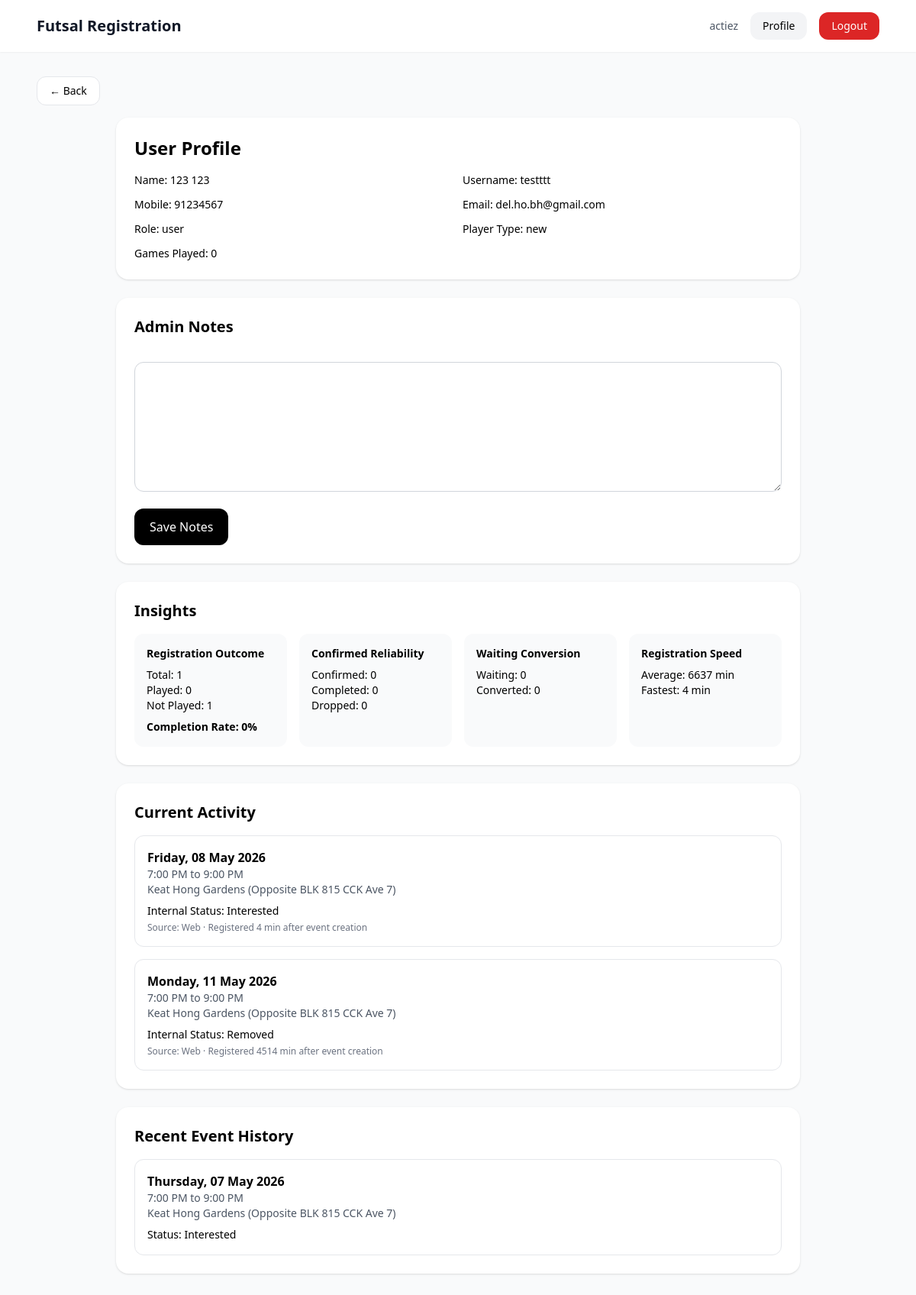
/users/9/ (signed in), run on the app's committed database.
### accounts/models.py (models this page shows, shortened)
class User(AbstractUser):
    ROLE_USER = "user"
    ROLE_ADMIN = "admin"
    ROLE_SUPERADMIN = "superadmin"
    ROLE_CHOICES = [
        (ROLE_USER, "User"),
        (ROLE_ADMIN, "Admin"),
        (ROLE_SUPERADMIN, "Superadmin"),
    ]
    PLAYER_NEW = "new"
    PLAYER_REGULAR = "regular"
    PLAYER_CORE = "core"
    PLAYER_NAUGHTY = "naughty"
    PLAYER_TYPE_CHOICES = [
        (PLAYER_NEW, "New"),
        (PLAYER_REGULAR, "Regular"),
        (PLAYER_CORE, "Core"),
        (PLAYER_NAUGHTY, "Naughty"),
    ]
    role = models.CharField(max_length=20, choices=ROLE_CHOICES, default=ROLE_USER)
    player_type = models.CharField(max_length=20, choices=PLAYER_TYPE_CHOICES, default=PLAYER_NEW)
    mobile_number = models.CharField(max_length=30, blank=True)
    games_played_count = models.PositiveIntegerField(default=0)
    email_verified = models.BooleanField(default=False)
    admin_notes = models.TextField(blank=True, default="")
    def is_admin_level(self):
        return self.is_authenticated and (
            self.is_superuser or self.role in {self.ROLE_ADMIN, self.ROLE_SUPERADMIN}
        )

### registrations/models.py (models this page shows, shortened)
class EventRegistration(models.Model):
    STATUS_INTERESTED = "interested"
    STATUS_PLAYING = "playing"
    STATUS_WAITING = "waiting"
    STATUS_BACKUP = "backup"
    STATUS_REMOVED = "removed"
    STATUS_CHOICES = [
        (STATUS_INTERESTED, "Interested"),
        (STATUS_PLAYING, "Playing"),
        (STATUS_WAITING, "Waiting"),
        (STATUS_BACKUP, "Backup"),
        (STATUS_REMOVED, "Removed"),
    ]
    SOURCE_WEB = "web"
    SOURCE_WHATSAPP = "whatsapp"
    SOURCE_ADMIN = "admin"
    SOURCE_CHOICES = [
        (SOURCE_WEB, "Web"),
        (SOURCE_WHATSAPP, "WhatsApp"),
        (SOURCE_ADMIN, "Admin"),
    ]
    event = models.ForeignKey(Event, on_delete=models.CASCADE, related_name="registrations")
    user = models.ForeignKey(settings.AUTH_USER_MODEL, on_delete=models.CASCADE, related_name="event_registrations")
    sequence_number = models.PositiveIntegerField()
    status = models.CharField(max_length=20, choices=STATUS_CHOICES, default=STATUS_INTERESTED)
    source = models.CharField(
    max_length=20,
    choices=SOURCE_CHOICES,
    default=SOURCE_WEB,
    )
    registered_at = models.DateTimeField(auto_now_add=True)
    notified_at = models.DateTimeField(null=True, blank=True)
    remarks = models.TextField(blank=True)
    @property
    def registration_delay_seconds(self):
        if self.event and self.event.created_at and self.registered_at:
            return int((self.registered_at - self.event.created_at).total_seconds())
        return None
    @property
    def registration_delay_minutes(self):
        seconds = self.registration_delay_seconds
        if seconds is None:
            return None
        return round(seconds / 60)
    class Meta:
        unique_together = ("event", "user")
        ordering = ["sequence_number"]

### events/models.py (models this page shows, shortened)
class Event(models.Model):
    STATUS_DRAFT = "draft"
    STATUS_OPEN = "open"
    STATUS_FINALIZED = "finalized"
    STATUS_COMPLETED = "completed"
    STATUS_CANCELLED = "cancelled"
    STATUS_CHOICES = [
        (STATUS_DRAFT, "Draft"),
        (STATUS_OPEN, "Open"),
        (STATUS_FINALIZED, "Finalized"),
        (STATUS_COMPLETED, "Completed"),
        (STATUS_CANCELLED, "Cancelled"),
    ]
    registration_token = models.UUIDField(
        default=uuid.uuid4,
        unique=True,
        editable=False,
    )
    event_code = models.CharField(
        max_length=20,
        unique=True,
        default=generate_event_code,
        editable=False,
    )
    title = models.CharField(max_length=255)
    start_datetime = models.DateTimeField()
    end_datetime = models.DateTimeField()
    location = models.CharField(max_length=255)
    amount_payable = models.DecimalField(max_digits=8, decimal_places=2)
    playing_slots = models.PositiveIntegerField(default=15)
    waiting_slots = models.PositiveIntegerField(default=5)
    backup_slots = models.PositiveIntegerField(default=3)
    is_private = models.BooleanField(
        default=False,
        help_text="Private events are hidden from the public event list but accessible by registration link.",
    )
    status = models.CharField(
        max_length=20,
        choices=STATUS_CHOICES,
        default=STATUS_DRAFT,
    )
    created_by = models.ForeignKey(
        settings.AUTH_USER_MODEL,
        on_delete=models.SET_NULL,
        null=True,
        related_name="created_events",
    )
    created_at = models.DateTimeField(auto_now_add=True)
    updated_at = models.DateTimeField(auto_now=True)
    class Meta:
        ordering = ["start_datetime"]
    @property
    def weekday_display(self):
        local_start = timezone.localtime(self.start_datetime)
        return local_start.strftime("%A")
    @property
    def date_display(self):
        local_start = timezone.localtime(self.start_datetime)
        return local_start.strftime("%d %B %Y")
    @property
    def time_range_display(self):
        local_start = timezone.localtime(self.start_datetime)
        local_end = timezone.localtime(self.end_datetime)
        start = local_start.strftime("%I:%M %p").lstrip("0")
        end = local_end.strftime("%I:%M %p").lstrip("0")
        return f"{start} to {end}"

### accounts/views.py (the view, shortened to what this page needs)
# urls.py: path("users/<int:user_id>/", views.admin_user_profile, name="admin_user_profile"),
@login_required
def admin_user_profile(request, user_id):
    if not request.user.is_admin_level():
        raise PermissionDenied("You do not have access to this page.")
    profile_user = get_object_or_404(User, id=user_id)
    if request.method == "POST":
        if request.POST.get("action") == "save_admin_notes":
            profile_user.admin_notes = request.POST.get("admin_notes", "")
            profile_user.save()
            messages.success(request, "Admin notes updated successfully.")
            return redirect("admin_user_profile", user_id=profile_user.id)
    current_registrations = EventRegistration.objects.filter(
        user=profile_user,
        event__start_datetime__gte=timezone.now()
    ).select_related("event").order_by("event__start_datetime")
    recent_registrations = EventRegistration.objects.filter(
        user=profile_user,
        event__start_datetime__lt=timezone.now()
    ).select_related("event").order_by("-event__start_datetime")[:5]
    all_regs = EventRegistration.objects.filter(user=profile_user).select_related("event")
    now = timezone.now()
    past_regs = [r for r in all_regs if r.event.end_datetime and r.event.end_datetime < now]
    total_registered = len(past_regs)
    played = len([r for r in past_regs if r.status == "playing"])
    not_played = total_registered - played
    confirmed_playing = len([r for r in past_regs if r.status == "playing"])
    completed = confirmed_playing  # same logic for now
    dropped_after_confirmed = 0  # placeholder (we refine later)
    waiting_regs = [r for r in past_regs if r.status == "waiting"]
    waiting_total = len(waiting_regs)
    waiting_converted = 0  # placeholder (needs status logs later)
    completion_rate = 0
    if total_registered > 0:
        completion_rate = round((played / total_registered) * 100)
    reliability_tag = "Neutral"
    registration_delays = [
        reg.registration_delay_minutes
        for reg in all_regs
        if reg.registration_delay_minutes is not None
    ]
    avg_registration_speed = None
    fastest_registration_speed = None
    if registration_delays:
        avg_registration_speed = round(sum(registration_delays) / len(registration_delays))
        fastest_registration_speed = min(registration_delays)
    context = {
        "profile_user": profile_user,
        "current_registrations": current_registrations,
        "recent_registrations": recent_registrations,
        "insights": {
            "total_registered": total_registered,
            "played": played,
            "not_played": not_played,
            "confirmed_playing": confirmed_playing,
            "completed": completed,
            "dropped_after_confirmed": dropped_after_confirmed,
            "waiting_total": waiting_total,
            "waiting_converted": waiting_converted,
            "completion_rate": completion_rate,
            "reliability_tag": reliability_tag,
            "avg_registration_speed": avg_registration_speed,
            "fastest_registration_speed": fastest_registration_speed,
        }
    }
    return render(request, "accounts/admin_profile.html", context)

### templates/accounts/admin_profile.html (shortened to what this page needs)
{% extends "base.html" %}
{% block content %}
<div class="mb-4">
    <button onclick="history.back()"
        class="inline-flex items-center px-4 py-2 rounded-xl border bg-white hover:bg-gray-50 text-sm">
        ← Back
    </button>
</div>
<div class="max-w-4xl mx-auto space-y-6">
    <div class="bg-white rounded-2xl shadow p-6">
        <h1 class="text-2xl font-bold">User Profile</h1>
        <div class="mt-4 grid grid-cols-1 md:grid-cols-2 gap-3 text-sm">
            <div><span class="font-medium">Name:</span> {{ profile_user.get_full_name|default:profile_user.username }}</div>
            <div><span class="font-medium">Username:</span> {{ profile_user.username }}</div>
            <div><span class="font-medium">Mobile:</span> {{ profile_user.mobile_number }}</div>
            <div><span class="font-medium">Email:</span> {{ profile_user.email }}</div>
            <div><span class="font-medium">Role:</span> {{ profile_user.role }}</div>
            <div><span class="font-medium">Player Type:</span> {{ profile_user.player_type }}</div>
            <div><span class="font-medium">Games Played:</span> {{ profile_user.games_played_count }}</div>
        </div>
    </div>
    <div class="bg-white rounded-2xl shadow p-6">
        <h2 class="text-xl font-bold">Admin Notes</h2>
        <form method="post" class="mt-4 space-y-4">
            <textarea name="admin_notes" rows="6"
                class="w-full rounded-xl border border-gray-300 px-4 py-3 focus:outline-none focus:ring-2 focus:ring-black">{{ profile_user.admin_notes }}</textarea>
            <button type="submit" class="bg-black text-white px-5 py-3 rounded-xl">
                Save Notes
            </button>
        </form>
    </div>
<div class="bg-white rounded-2xl shadow p-6">
    <h2 class="text-xl font-bold mb-4">Insights</h2>
    <div class="grid grid-cols-1 md:grid-cols-4 gap-4 text-sm">
        <div class="bg-gray-50 p-4 rounded-xl">
            <div class="font-semibold mb-2">Registration Outcome</div>
            <div>Total: {{ insights.total_registered }}</div>
            <div>Played: {{ insights.played }}</div>
            <div>Not Played: {{ insights.not_played }}</div>
	    <div class="mt-2 font-semibold">
    		Completion Rate: {{ insights.completion_rate }}%
	    </div>
        </div>
        <div class="bg-gray-50 p-4 rounded-xl">
            <div class="font-semibold mb-2">Confirmed Reliability</div>
            <div>Confirmed: {{ insights.confirmed_playing }}</div>
            <div>Completed: {{ insights.completed }}</div>
            <div>Dropped: {{ insights.dropped_after_confirmed }}</div>
        </div>
        <div class="bg-gray-50 p-4 rounded-xl">
            <div class="font-semibold mb-2">Waiting Conversion</div>
            <div>Waiting: {{ insights.waiting_total }}</div>
            <div>Converted: {{ insights.waiting_converted }}</div>
        </div>
	<div class="bg-gray-50 p-4 rounded-xl">
    <div class="font-semibold mb-2">Registration Speed</div>
    {% if insights.avg_registration_speed is not None %}
        <div>Average: {{ insights.avg_registration_speed }} min</div>
        <div>Fastest: {{ insights.fastest_registration_speed }} min</div>
    {% else %}
        <div class="text-gray-500">No data yet</div>
    {% endif %}
</div>
    </div>
</div>
    <div class="bg-white rounded-2xl shadow p-6">
        <h2 class="text-xl font-bold">Current Activity</h2>
        <div class="mt-4 space-y-4">
            {% for reg in current_registrations %}
            <div class="border rounded-xl p-4">
                <div class="font-semibold">{{ reg.event.weekday_display }}, {{ reg.event.date_display }}</div>
                <div class="text-sm text-gray-600">{{ reg.event.time_range_display }}</div>
                <div class="text-sm text-gray-600">{{ reg.event.location }}</div>
                <div class="mt-2 text-sm">
                    Internal Status: <span class="font-medium">{{ reg.status|title }}</span>
                </div>
                <div class="text-xs text-gray-500 mt-1">
                    Source: {{ reg.source|title }}
                    {% if reg.registration_delay_minutes is not None %}
                        · Registered {{ reg.registration_delay_minutes }} min after event creation
                    {% endif %}
                </div>
            </div>
            {% empty %}
            <div class="text-sm text-gray-500">No current activity.</div>
            {% endfor %}
        </div>
    </div>
    <div class="bg-white rounded-2xl shadow p-6">
        <h2 class="text-xl font-bold">Recent Event History</h2>
        <div class="mt-4 space-y-4">
            {% for reg in recent_registrations %}
            <div class="border rounded-xl p-4">
                <div class="font-semibold">{{ reg.event.weekday_display }}, {{ reg.event.date_display }}</div>
                <div class="text-sm text-gray-600">{{ reg.event.time_range_display }}</div>
                <div class="text-sm text-gray-600">{{ reg.event.location }}</div>
                <div class="mt-2 text-sm">
                    Status: <span class="font-medium">{{ reg.status|title }}</span>
                </div>
            </div>
            {% empty %}
            <div class="text-sm text-gray-500">No recent event history.</div>
            {% endfor %}
        </div>
    </div>
</div>
{% endblock %}

### templates/base.html (shortened to what this page needs)
<!DOCTYPE html>
<html>
<head>
    <script src="https://cdn.tailwindcss.com"></script>
</head>
<body class="bg-gray-50 min-h-screen">
    <header class="bg-white shadow-sm">
        <div class="max-w-6xl mx-auto px-6 py-4 flex items-center justify-between">
            <a href="/" class="text-xl font-bold text-gray-900">Futsal Registration</a>
           <div class="flex items-center gap-4">
    {% if request.user.is_authenticated %}
        <span class="text-sm text-gray-600">{{ request.user.username }}</span>
        <a href="{% url 'profile' %}"
           class="text-sm px-4 py-2 rounded-xl bg-gray-100 hover:bg-gray-200">
            Profile
        </a>
        <form method="post" action="/logout/">
            <button type="submit"
                class="text-sm px-4 py-2 rounded-xl bg-red-600 text-white hover:bg-red-700">
                Logout
            </button>
        </form>
    {% else %}
        <a href="/login/"
           class="text-sm px-4 py-2 rounded-xl bg-blue-600 text-white hover:bg-blue-700">
            Login
        </a>
    {% endif %}
</div>
        </div>
    </header>
    <main class="max-w-6xl mx-auto px-6 py-8">
        {% block content %}{% endblock %}
    </main>
</body>
</html>

### data on the page
User: user.username "actiez"
User: get_full_name "123 123", username "testttt", mobile_number "91234567", email "del.ho.bh@gmail.com", role "user", player_type "new", games_played_count "0"
EventRegistration: event.weekday_display "Friday", event.date_display "08 May 2026", event.time_range_display "7:00 PM to 9:00 PM", event.location "Keat Hong Gardens (Opposite BLK 815 CCK Ave 7)", status "Interested", source "Web", registration_delay_minutes "4"
EventRegistration: event.weekday_display "Monday", event.date_display "11 May 2026", event.time_range_display "7:00 PM to 9:00 PM", event.location "Keat Hong Gardens (Opposite BLK 815 CCK Ave 7)", status "Removed", source "Web", registration_delay_minutes "4514"
EventRegistration: event.weekday_display "Thursday", event.date_display "07 May 2026", event.time_range_display "7:00 PM to 9:00 PM", event.location "Keat Hong Gardens (Opposite BLK 815 CCK Ave 7)", status "Interested"

### other printed values
{{ insights.total_registered }} "1"
{{ insights.played }} "0"
{{ insights.not_played }} "1"
{{ insights.completion_rate }} "0"
{{ insights.confirmed_playing }} "0"
{{ insights.completed }} "0"
{{ insights.dropped_after_confirmed }} "0"
{{ insights.waiting_total }} "0"
{{ insights.waiting_converted }} "0"
{{ insights.avg_registration_speed }} "6637"
{{ insights.fastest_registration_speed }} "4"
